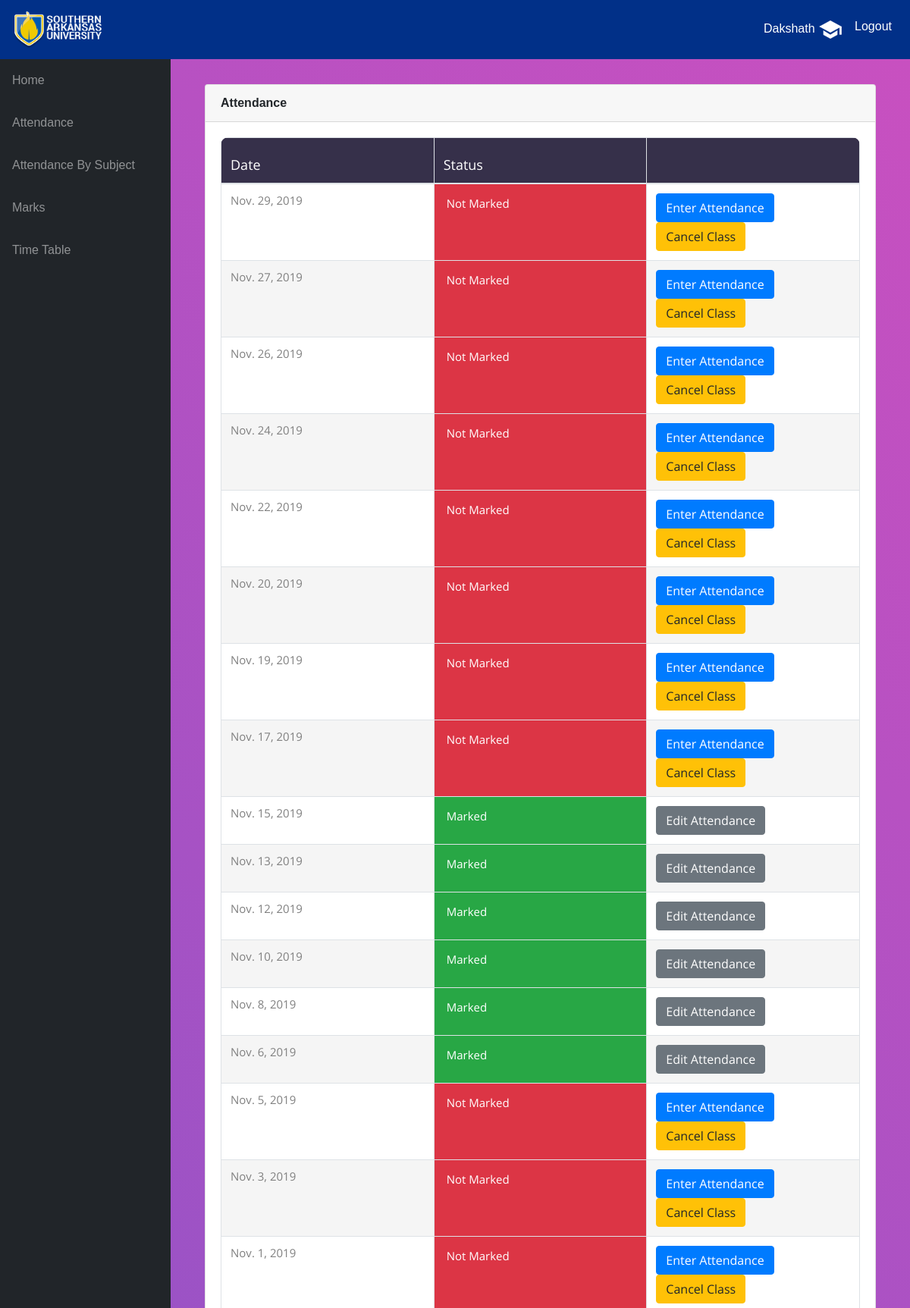
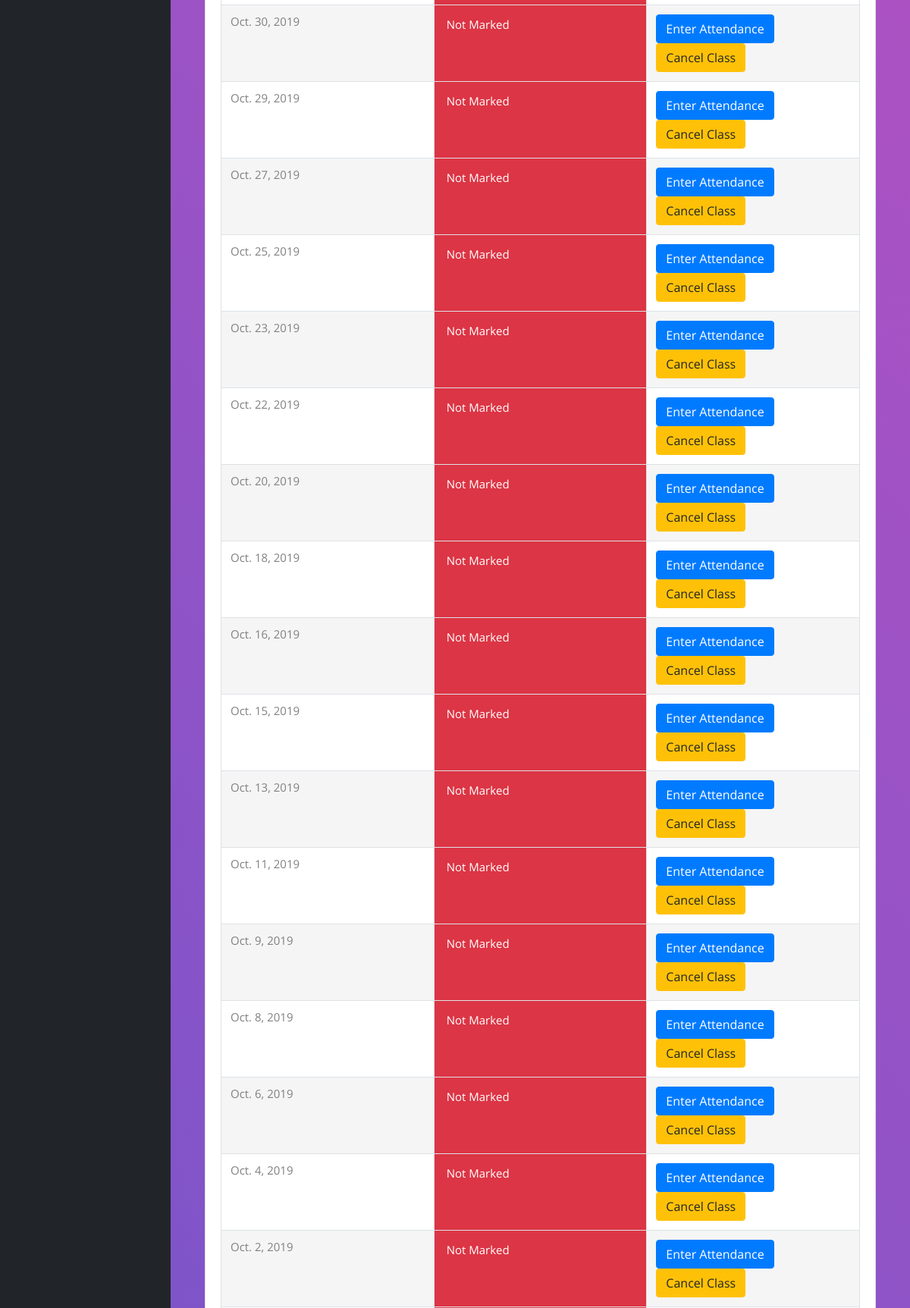
Page /teacher/4/ClassDates/ (signed in, upper part) on the committed database (2 pictures, top to bottom).
### info/models.py (models this page shows, shortened)
class User(AbstractUser):
    @property
    def is_student(self):
        if hasattr(self, 'student'):
            return True
        return False

class Student(models.Model):
    user = models.OneToOneField(User, on_delete=models.CASCADE, null=True)
    class_id = models.ForeignKey(Class, on_delete=models.CASCADE, default=1)
    USN = models.CharField(primary_key='True', max_length=100)
    name = models.CharField(max_length=200)
    sex = models.CharField(max_length=50, choices=sex_choice, default='Male')
    DOB = models.DateField(default='1998-01-01')

class AttendanceClass(models.Model):
    assign = models.ForeignKey(Assign, on_delete=models.CASCADE)
    date = models.DateField()
    status = models.IntegerField(default=0)

### info/views.py (the view)
# urls.py: path('teacher/<int:assign_id>/ClassDates/', views.t_class_date, name='t_class_date'),
@login_required()
def t_class_date(request, assign_id):
    now = timezone.now()
    ass = get_object_or_404(Assign, id=assign_id)
    att_list = ass.attendanceclass_set.filter(date__lte=now).order_by('-date')
    return render(request, 'info/t_class_date.html', {'att_list': att_list})

### info/templates/info/t_class_date.html (shortened to what this page needs)
{% extends 'info/base.html' %}
{% block content %}
    <div class="card mb-3">
        <div class="card-header">
            <b>Attendance</b></div>
            <div class="card-body">
              <div class="table-responsive">
                <table class="table table-bordered" id="dataTable" width="100%" cellspacing="0">
                  <thead>
                    <tr>
                        <th>Date</th>
                        <th>Status</th>
                        <th></th>
                    </tr>
                  </thead>
                  <tbody>
                    {% for a in att_list %}
                    <tr>
                        <td>{{ a.date }}</td>
                        {% if a.status == 0 %}
                            <td class="p-3 mb-2 bg-danger text-white">Not Marked</td>
                            <td>
                                <a class="btn btn-primary" href="{% url 't_attendance' a.id %}" role="button">Enter Attendance</a>
                                <a class="btn btn-warning" href="{% url 'cancel_class' a.id %}">Cancel Class</>
                            </td>
                        {% elif a.status == 1 %}
                            <td class="p-3 mb-2 bg-success text-white">Marked</td>
                            <td><a class="btn btn-secondary" href="{% url 'edit_att' a.id %}" role="button">Edit Attendance</a> </td>
                        {% else %}
                            <td class="p-3 mb-2 bg-warning text-white">Cancelled</td>
                            <td><a class="btn btn-primary" href="{% url 't_attendance' a.id %}" role="button">Enter Attendance</a></td>
                        {% endif %}
                    </tr>
                    {% empty %}
                            <p>student has no courses</p>
                    {% endfor %}
                  </tbody>
                </table>
              </div>
        </div>
    </div>
{% endblock %}

### info/templates/info/base.html (shortened to what this page needs)
<!DOCTYPE html>
<html lang="en">
  <head>
      {% load static %}
    <link href="{% static '/info/bootstrap/vendor/bootstrap/css/bootstrap.min.css' %}" rel="stylesheet">
    <link href="{% static '/info/bootstrap/vendor/datatables/dataTables.bootstrap4.css' %}" rel="stylesheet">
    <link href="{% static '/info/bootstrap/css/sb-admin.css' %}" rel="stylesheet">
      <link rel="stylesheet" type="text/css" href="{% static '/info/table/css/wrapper.css' %}">
      <link rel="stylesheet" type="text/css" href="{% static '/info/table/css/style.css' %}">
  </head>
  <body id="page-top">
{% if request.user.is_student %}
                    <nav class="navbar navbar-expand navbar-dark bg-dark static-top" style="background-color: #013088!important;color:white!important;">
                {% elif request.user.is_teacher %}
                   <nav class="navbar navbar-expand navbar-dark bg-dark static-top">
                {% endif %}
      <a class="navbar-brand mr-1" href="{% url 'index' %}" >
          <img src="{% static '/info/images/sau-logo.png' %}" width="40%" height="40%">
      </a>
      <button class="btn btn-link btn-sm text-white order-1 order-sm-0" id="sidebarToggle" href="#">
      </button>
        <div class="collapse navbar-collapse" id="navbarResponsive">
          <ul class="navbar-nav ml-auto">
            <li class="nav-item">
                {% if request.user.is_student %}
                    <a class="nav-link text-capitalize" style="color:white!important;">{{ request.user.student.name }}&nbsp;<img src="{% static '/info/images/student.png' %}" ></a>
                {% elif request.user.is_teacher %}
                    <a class="nav-link text-capitalize">{{ request.user.teacher.name }}&nbsp;<img src="{% static '/info/images/teacher.png' %}"></a>
                {% endif %}
            </li>
            <li class="nav-item">
                <a class="nav-link" href="#" data-toggle="modal" data-target="#logoutModal" style="color:white!important;">Logout</a>
            </li>
          </ul>
        </div>
    </nav>
    <div id="wrapper">
      <ul class="sidebar navbar-nav">
            <li class="nav-item">
              <a class="nav-link" href="{% url 'index' %}">
                <span>Home</span>
              </a>
            </li>
        {% if request.user.is_student %}
            <li class="nav-item">
              <a class="nav-link" href="{% url 'attendance' request.user.student.USN %}">
                <span>Attendance</span>
              </a>
            </li>
            <li class="nav-item">
              <a class="nav-link" href="{% url 'attendance' request.user.student.USN %}">
                <span>Attendance By Subject</span>
              </a>
            </li>
            <li class="nav-item">
              <a class="nav-link" href="{% url 'marks_list' request.user.student.USN %}">
                <span>Marks</span>
              </a>
            </li>
              <li class="nav-item">
              <a class="nav-link" href="{% url 'timetable' request.user.student.class_id_id %}">
                <span>Time Table</span>
              </a>
            </li>
        {% endif %}
      </ul>
      <div id="content-wrapper">
        <div class="container-fluid">
            {% block content %}
            {% endblock %}
        </div>
      </div>
    </div>
  </body>
</html>

### info/static/info/table/css/wrapper.css (style rules this page uses)
#wrapper { display: -webkit-box; display: -ms-flexbox; display: flex; }
#wrapper #content-wrapper { overflow-x: hidden; width: 100%; padding-top: 10px; padding-bottom: 80px; background: #c850c0; background: -webkit-linear-gradient(45deg, #4158d0, #c850c0); background: -o-linear-gradient(45deg, #4158d0, #c850c0); background: -moz-linear-gradient(45deg, #4158d0, #c850c0); background: linear-gradient(45deg, #4158d0, #c850c0); display: -webkit-box; display: -webkit-flex; display: -moz-box; display: -ms-flexbox; display: flex; flex-wrap: wrap; padding: 33px 30px; }

### info/static/info/table/css/style.css (style rules this page uses)
* { margin: 0px; padding: 0px; box-sizing: border-box; }
body, html { height: 100%; font-family: sans-serif; }
a { margin: 0px; transition: all 0.4s; -webkit-transition: all 0.4s; -o-transition: all 0.4s; -moz-transition: all 0.4s; }
ul, li { margin: 0px; list-style-type: none; }
button { outline: none !important; border: none; background: transparent; }
table { border-spacing: 1; border-collapse: collapse; background: white; border-radius: 10px; overflow: hidden; width: 100%; margin: 0 auto; position: relative; }
table * { position: relative; }
table td, table th { padding-left: 8px; }
table thead tr { height: 60px; background: #36304a; }
table tbody tr { height: 50px; }
table td, table th { text-align: left; }
th { font-family: OpenSans-Regular; font-size: 18px; color: #fff; line-height: 1.2; font-weight: unset; }
tbody tr:nth-child(even) { background-color: #f5f5f5; }
tbody tr { font-family: OpenSans-Regular; font-size: 15px; color: #808080; line-height: 1.2; font-weight: unset; }
td { width: 260px; padding-left: 40px; }

### rows in the picture
User: user.student.name "Dakshath"
AttendanceClass: date "Nov. 29, 2019", status "Not Marked"
AttendanceClass: date "Nov. 27, 2019", status "Not Marked"
AttendanceClass: date "Nov. 26, 2019", status "Not Marked"
AttendanceClass: date "Nov. 24, 2019", status "Not Marked"
AttendanceClass: date "Nov. 22, 2019", status "Not Marked"
AttendanceClass: date "Nov. 20, 2019", status "Not Marked"
AttendanceClass: date "Nov. 19, 2019", status "Not Marked"
AttendanceClass: date "Nov. 17, 2019", status "Not Marked"
AttendanceClass: date "Nov. 15, 2019", status "Marked"
AttendanceClass: date "Nov. 13, 2019", status "Marked"
AttendanceClass: date "Nov. 12, 2019", status "Marked"
AttendanceClass: date "Nov. 10, 2019", status "Marked"
AttendanceClass: date "Nov. 8, 2019", status "Marked"
AttendanceClass: date "Nov. 6, 2019", status "Marked"
AttendanceClass: date "Nov. 5, 2019", status "Not Marked"
AttendanceClass: date "Nov. 3, 2019", status "Not Marked"
AttendanceClass: date "Nov. 1, 2019", status "Not Marked"
AttendanceClass: date "Oct. 30, 2019", status "Not Marked"
AttendanceClass: date "Oct. 29, 2019", status "Not Marked"
AttendanceClass: date "Oct. 27, 2019", status "Not Marked"
AttendanceClass: date "Oct. 25, 2019", status "Not Marked"
AttendanceClass: date "Oct. 23, 2019", status "Not Marked"
AttendanceClass: date "Oct. 22, 2019", status "Not Marked"
AttendanceClass: date "Oct. 20, 2019", status "Not Marked"
AttendanceClass: date "Oct. 18, 2019", status "Not Marked"
AttendanceClass: date "Oct. 16, 2019", status "Not Marked"
AttendanceClass: date "Oct. 15, 2019", status "Not Marked"
AttendanceClass: date "Oct. 13, 2019", status "Not Marked"
AttendanceClass: date "Oct. 11, 2019", status "Not Marked"
AttendanceClass: date "Oct. 9, 2019", status "Not Marked"
AttendanceClass: date "Oct. 8, 2019", status "Not Marked"
AttendanceClass: date "Oct. 6, 2019", status "Not Marked"
AttendanceClass: date "Oct. 4, 2019", status "Not Marked"
AttendanceClass: date "Oct. 2, 2019", status "Not Marked"
